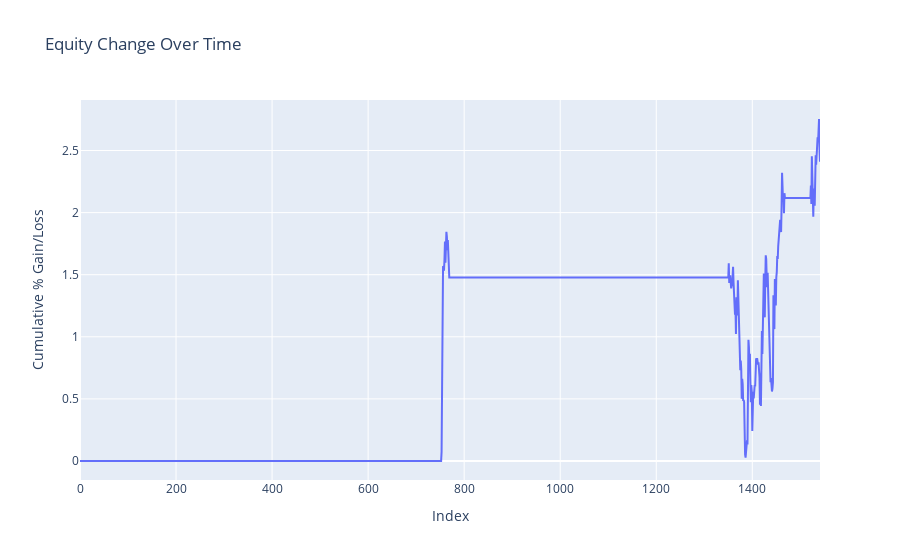

Notebook code for this chart:
### Code cell
run_strategy_core(
    "MSFT",
    12, 26, 9, 14, 5, 20,
    "60d", "15m",
    False, True,
    notebook=True
)

### Figure 1 — Plotly figure (JSON) as saved in the notebook; plotly's stock layout.template omitted (floating-point values rounded to 4 significant figures; data arrays with more than 128 entries replaced by an {"elided": "..."} marker saying what was removed)
{"data": [{"mode": "lines", "name": "Equity Curve", "type": "scatter", "x": {"elided": "1542 int values"}, "y": {"elided": "1542 float values"}}], "layout": {"title": {"text": "Equity Change Over Time"}, "xaxis": {"title": {"text": "Index"}}, "yaxis": {"title": {"text": "Cumulative % Gain/Loss"}}}}
